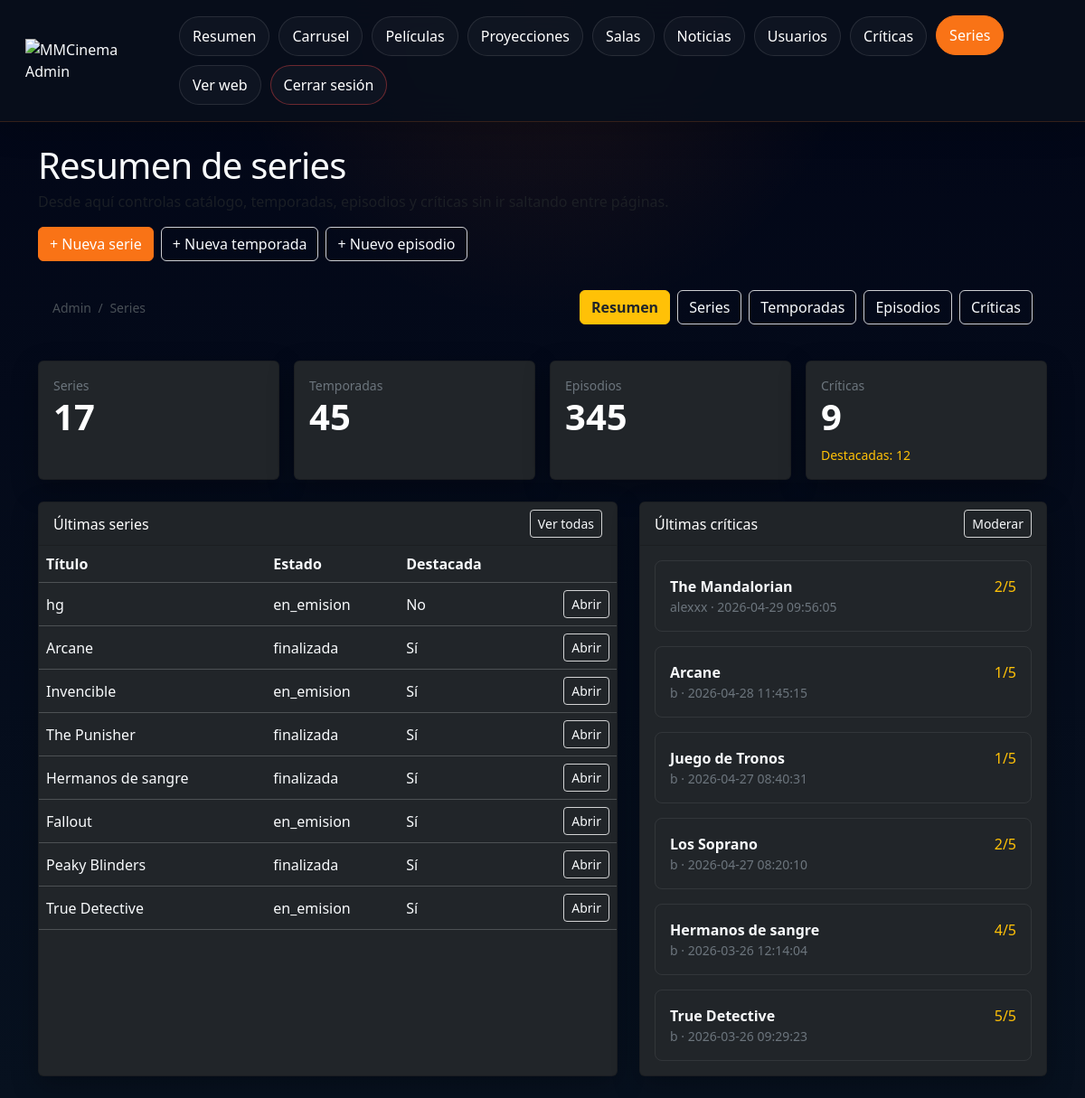
Page /admin/series_panel.php (signed in) on the committed database.
### tables this page shows
CREATE TABLE `serie` (
  `id` int(11) NOT NULL,
  `titulo` varchar(150) NOT NULL,
  `sinopsis` text NOT NULL,
  `poster` varchar(255) DEFAULT NULL,
  `banner` varchar(255) DEFAULT NULL,
  `fecha_estreno` date DEFAULT NULL,
  `edad` varchar(20) DEFAULT NULL,
  `id_genero` int(11) DEFAULT NULL,
  `id_plataforma` int(11) DEFAULT NULL,
  `estado` enum('en_emision','finalizada','proximamente') DEFAULT 'en_emision',
  `destacada` tinyint(1) DEFAULT 0,
  `puntuacion` decimal(3,2) DEFAULT 0.00,
  `creado` timestamp NOT NULL DEFAULT current_timestamp(),
  `trailer` varchar(255) DEFAULT NULL
);

CREATE TABLE `critica_serie` (
  `id` int(11) NOT NULL,
  `id_usuario` int(11) NOT NULL,
  `id_serie` int(11) NOT NULL,
  `contenido` text NOT NULL,
  `puntuacion` tinyint(4) NOT NULL,
  `creado` timestamp NOT NULL DEFAULT current_timestamp()
);

CREATE TABLE `usuario` (
  `id` int(11) NOT NULL,
  `username` varchar(100) NOT NULL,
  `email` varchar(100) NOT NULL,
  `password_hash` varchar(255) NOT NULL,
  `rol` enum('admin','usuario') NOT NULL DEFAULT 'usuario',
  `creado` timestamp NULL DEFAULT current_timestamp(),
  `verificado` tinyint(1) NOT NULL DEFAULT 0,
  `token_verificacion` varchar(64) DEFAULT NULL,
  `token_expira` datetime DEFAULT NULL,
  `reset_token` varchar(64) DEFAULT NULL,
  `reset_expira` datetime DEFAULT NULL,
  `remember_token` varchar(64) DEFAULT NULL,
  `remember_expira` datetime DEFAULT NULL,
  `es_admin` tinyint(1) DEFAULT 0
);

### admin/series_panel.php (the view, shortened to what this page needs)
<?php
require_once("../config/conexion.php");
require_once(__DIR__ . '/includes/series_admin_ui.php');
$stats = [
    'series' => 0,
    'temporadas' => 0,
    'episodios' => 0,
    'criticas' => 0,
    'destacadas' => 0,
];
$queries = [
    'series' => "SELECT COUNT(*) FROM serie",
    'temporadas' => "SELECT COUNT(*) FROM temporada",
    'episodios' => "SELECT COUNT(*) FROM episodio",
    'criticas' => "SELECT COUNT(*) FROM critica_serie",
    'destacadas' => "SELECT COUNT(*) FROM serie WHERE destacada = 1",
];
foreach ($queries as $key => $sql) {
    $stats[$key] = (int)$pdo->query($sql)->fetchColumn();
}
$series = $pdo->query("
    SELECT id, titulo, estado, destacada, creado
    FROM serie
    ORDER BY creado DESC, id DESC
    LIMIT 8
")->fetchAll(PDO::FETCH_ASSOC);
$ultimasCriticas = $pdo->query("
    SELECT
        cs.puntuacion,
        cs.creado,
        s.titulo AS serie_titulo,
        u.username
    FROM critica_serie cs
    INNER JOIN serie s ON s.id = cs.id_serie
    INNER JOIN usuario u ON u.id = cs.id_usuario
    ORDER BY cs.creado DESC
    LIMIT 6
")->fetchAll(PDO::FETCH_ASSOC);
?>
<!DOCTYPE html>
<html lang="es">
<head>
    <link rel="stylesheet" href="../assets/css/styles.css">
    <link href="https://cdn.jsdelivr.net/npm/bootstrap@5.3.3/dist/css/bootstrap.min.css" rel="stylesheet">
</head>
<body class="admin-body">
<?php require_once __DIR__ . "/admin_header.php"; ?>
<div class="container py-4">
    <div class="d-flex flex-wrap justify-content-between gap-3 align-items-center mb-3">
        <div>
            <h1 class="mb-1">Resumen de series</h1>
            <p class="text-muted mb-0">Desde aquí controlas catálogo, temporadas, episodios y críticas sin ir saltando entre páginas.</p>
        </div>
        <div class="d-flex flex-wrap gap-2">
            <a href="agregar_serie.php" class="btn btn-primary">+ Nueva serie</a>
            <a href="agregar_temporada.php" class="btn btn-outline-light">+ Nueva temporada</a>
            <a href="agregar_episodio.php" class="btn btn-outline-light">+ Nuevo episodio</a>
        </div>
    </div>
    <div class="row g-3 mb-4">
        <div class="col-md-6 col-xl-3">
            <div class="card bg-dark text-white h-100">
                <div class="card-body">
                    <div class="text-secondary small">Series</div>
                    <div class="display-6 fw-bold"><?= $stats['series'] ?></div>
                </div>
            </div>
        </div>
        <div class="col-md-6 col-xl-3">
            <div class="card bg-dark text-white h-100">
                <div class="card-body">
                    <div class="text-secondary small">Temporadas</div>
                    <div class="display-6 fw-bold"><?= $stats['temporadas'] ?></div>
                </div>
            </div>
        </div>
        <div class="col-md-6 col-xl-3">
            <div class="card bg-dark text-white h-100">
                <div class="card-body">
                    <div class="text-secondary small">Episodios</div>
                    <div class="display-6 fw-bold"><?= $stats['episodios'] ?></div>
                </div>
            </div>
        </div>
        <div class="col-md-6 col-xl-3">
            <div class="card bg-dark text-white h-100">
                <div class="card-body">
                    <div class="text-secondary small">Críticas</div>
                    <div class="display-6 fw-bold"><?= $stats['criticas'] ?></div>
                    <div class="small text-warning mt-2">Destacadas: <?= $stats['destacadas'] ?></div>
                </div>
            </div>
        </div>
    </div>
    <div class="row g-4">
        <div class="col-lg-7">
            <div class="card bg-dark text-white h-100">
                <div class="card-header d-flex justify-content-between align-items-center">
                    <span>Últimas series</span>
                    <a href="series.php" class="btn btn-sm btn-outline-light">Ver todas</a>
                </div>
                <div class="table-responsive">
                    <table class="table table-dark table-hover align-middle mb-0">
                        <thead>
                            <tr>
                                <th>Título</th>
                                <th>Estado</th>
                                <th>Destacada</th>
                                <th></th>
                            </tr>
                        </thead>
                        <tbody>
                            <?php foreach ($series as $serie): ?>
                                <tr>
                                    <td><?= htmlspecialchars($serie['titulo']) ?></td>
                                    <td><?= htmlspecialchars($serie['estado']) ?></td>
                                    <td><?= (int)$serie['destacada'] ? 'Sí' : 'No' ?></td>
                                    <td class="text-end">
                                        <a href="temporadas.php?id_serie=<?= (int)$serie['id'] ?>" class="btn btn-sm btn-outline-light">Abrir</a>
                                    </td>
                                </tr>
                            <?php endforeach; ?>
                        </tbody>
                    </table>
                </div>
            </div>
        </div>
        <div class="col-lg-5">
            <div class="card bg-dark text-white h-100">
                <div class="card-header d-flex justify-content-between align-items-center">
                    <span>Últimas críticas</span>
                    <a href="criticas_series.php" class="btn btn-sm btn-outline-light">Moderar</a>
                </div>
                <div class="card-body">
                    <?php if ($ultimasCriticas): ?>
                        <div class="d-grid gap-3">
                            <?php foreach ($ultimasCriticas as $critica): ?>
                                <div class="border rounded-3 p-3" style="border-color:rgba(255,255,255,.08)!important;">
                                    <div class="d-flex justify-content-between gap-3">
                                        <strong><?= htmlspecialchars($critica['serie_titulo']) ?></strong>
                                        <span class="text-warning"><?= (int)$critica['puntuacion'] ?>/5</span>
                                    </div>
                                    <div class="small text-secondary"><?= htmlspecialchars($critica['username']) ?> · <?= htmlspecialchars($critica['creado']) ?></div>
                                </div>
                            <?php endforeach; ?>
                        </div>
                    <?php else: ?>
                        <p class="mb-0">Aún no hay críticas de series.</p>
                    <?php endif; ?>
                </div>
            </div>
        </div>
    </div>
</div>
</body>
</html>

### assets/css/base.css (style rules this page uses)
:root { --bg-main: #0f1116; --bg-secondary: #1b1e27; --bg-card: rgba(27, 30, 39, 0.88); --primary: #f97316; --primary-dark: #ea580c; --danger: #dc2626; --danger-dark: #b91c1c; --accent: #9333ea; --text-light: #f8fafc; --text-gray: #cbd5e1; --text-soft: #94a3b8; --border-soft: rgba(255,255,255,0.10); --border-card: rgba(255,255,255,0.08); --shadow-soft: 0 10px 30px rgba(0,0,0,0.28); --shadow-card: 0 14px 34px rgba(0,0,0,0.34); --shadow-card-hover: 0 20px 44px rgba(0,0,0,0.42); --radius-sm: 10px; --radius-md: 14px; --radius-lg: 18px; --ease-premium: cubic-bezier(0.22, 1, 0.36, 1); }
* { margin: 0; padding: 0; box-sizing: border-box; }
html { scroll-behavior: smooth; }
body { background: radial-gradient(circle at top, rgba(249,115,22,0.06), transparent 22%), linear-gradient(180deg, #0d1016 0%, #0b0d12 100%); color: var(--text-light); font-family: "Segoe UI", sans-serif; min-height: 100vh; position: relative; overflow-x: hidden; }
a { color: var(--primary); text-decoration: none; transition: color 0.22s ease; }
body, p, strong, em, li, small, label, td, th { color: var(--text-light) !important; }
h1, h2, h3, h4, h5, h6 { color: var(--text-light) !important; font-weight: 700; letter-spacing: -0.02em; }
.text-muted { color: var(--text-gray) !important; }
header, main, footer, .navbar, .container, .hero, .card, .filtro-cartelera { position: relative; z-index: 2; }

### assets/css/components.css (style rules this page uses)
.card { background: var(--bg-card) !important; border: 1px solid var(--border-card); border-radius: var(--radius-md); overflow: hidden; box-shadow: var(--shadow-soft); backdrop-filter: blur(6px); }
.btn-primary { background: var(--primary) !important; border: 1px solid var(--primary) !important; font-weight: 700; border-radius: 10px; transition: background-color 0.22s ease, border-color 0.22s ease, transform 0.28s var(--ease-premium), box-shadow 0.28s var(--ease-premium); }
.btn-outline-light { color: var(--text-light) !important; border-color: rgba(255,255,255,0.8) !important; border-radius: 10px; transition: background-color 0.22s ease, color 0.22s ease, transform 0.28s var(--ease-premium); }

### assets/css/admin.css (style rules this page uses)
.admin-body { background: radial-gradient(circle at top, rgba(249,115,22,0.10), transparent 26%), linear-gradient(180deg, #020617 0%, #07111f 100%); color: #fff; min-height: 100vh; }

### rows in the picture
serie: titulo "hg", estado "en_emision", destacada "No"
serie: titulo "Arcane", estado "finalizada", destacada "Sí"
serie: titulo "Invencible", estado "en_emision", destacada "Sí"
serie: titulo "The Punisher", estado "finalizada", destacada "Sí"
serie: titulo "Hermanos de sangre", estado "finalizada", destacada "Sí"
serie: titulo "Fallout", estado "en_emision", destacada "Sí"
serie: titulo "Peaky Blinders", estado "finalizada", destacada "Sí"
serie: titulo "True Detective", estado "en_emision", destacada "Sí"
critica_serie: id_serie.titulo "The Mandalorian", puntuacion "2", id_usuario.username "alexxx", creado "2026-04-29 09:56:05"
critica_serie: id_serie.titulo "Arcane", puntuacion "1", id_usuario.username "b", creado "2026-04-28 11:45:15"
critica_serie: id_serie.titulo "Juego de Tronos", puntuacion "1", id_usuario.username "b", creado "2026-04-27 08:40:31"
critica_serie: id_serie.titulo "Los Soprano", puntuacion "2", id_usuario.username "b", creado "2026-04-27 08:20:10"
critica_serie: id_serie.titulo "Hermanos de sangre", puntuacion "4", id_usuario.username "b", creado "2026-03-26 12:14:04"
critica_serie: id_serie.titulo "True Detective", puntuacion "5", id_usuario.username "b", creado "2026-03-26 09:29:23"

### other values in the picture
$stats['series'] "17"
$stats['temporadas'] "45"
$stats['episodios'] "345"
$stats['criticas'] "9"
$stats['destacadas'] "12"
